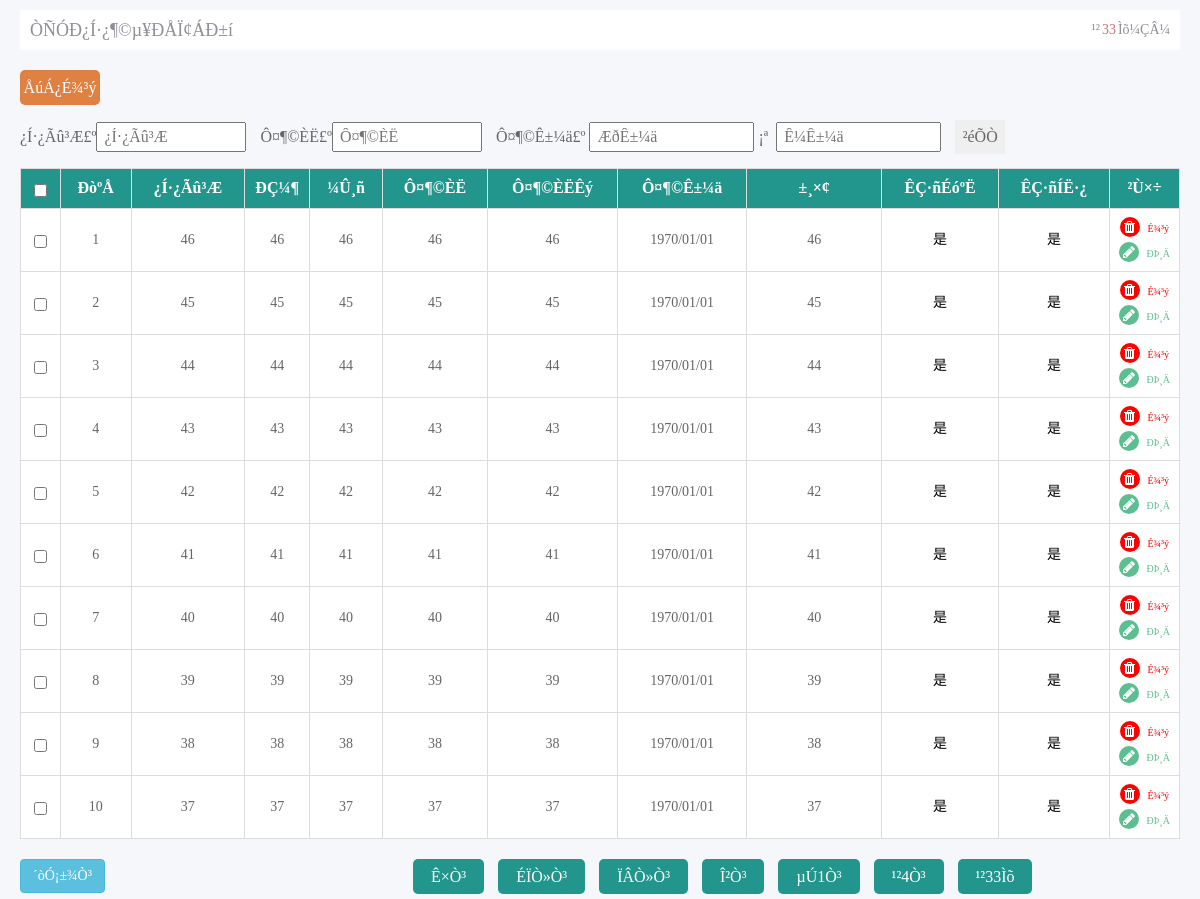
Screenshot of /check_goods.php with the database file from the repository.
### tables this page shows
CREATE TABLE `jiudianyuding` (
  `id` int(11) NOT NULL AUTO_INCREMENT,
  `jiudianmingcheng` varchar(300) DEFAULT NULL,
  `xingji` varchar(50) DEFAULT NULL,
  `dianhua` varchar(50) DEFAULT NULL,
  `dizhi` varchar(300) DEFAULT NULL,
  `yudingren` varchar(50) DEFAULT NULL,
  `yudingshijian` varchar(50) DEFAULT NULL,
  `yudingrenshu` varchar(50) DEFAULT NULL,
  `beizhu` varchar(500) DEFAULT NULL,
  `addtime` timestamp NOT NULL DEFAULT CURRENT_TIMESTAMP,
  `room_id` int(11) DEFAULT NULL,
  `leave` varchar(5) NOT NULL DEFAULT '否',
  `issh` varchar(10) DEFAULT '否',
  PRIMARY KEY (`id`)
);

### check_goods.php (the view, shortened to what this page needs)
<?php
$name=$_GET['name'];
$personal=$_GET['personal'];
$start=$_GET['time_start'];
$end=$_GET['time_end'];
?>
<!DOCTYPE html PUBLIC "-//W3C//DTD XHTML 1.0 Transitional//EN" "http://www.w3.org/TR/xhtml1/DTD/xhtml1-transitional.dtd">
<html xmlns="http://www.w3.org/1999/xhtml">
<head>
<link rel="stylesheet" href="css/bootstrap.min.css" />
<link rel="stylesheet" href="css/jquery.mCustomScrollbar.min.css" />
<link rel="stylesheet" href="css/custom.css" />
<link rel="stylesheet" href="css/demo_add.css" />
<link rel="stylesheet" href="css/font-awesome.min.css" />
<link rel="stylesheet" href="css/style.css" />
<link rel="stylesheet" href="css/zane-calendar.css" />
</head>
<body class="check_news_body">
<div class="staff_list">
	<div class="clearfix admin_con_top">
    	<h2 class="fl">ÒÑÓÐ¿Í·¿¶©µ¥ÐÅÏ¢ÁÐ±í</h2>
        <?php
			$sql="select * from jiudianyuding where 1=1";
			$query=mysql_query($sql);
			$rowscount=mysql_num_rows($query);
		?>
        <p class="fr">¹²<span><?php echo $rowscount;?></span>Ìõ¼ÇÂ¼</p>
    </div>
    <p class=" all_del" id="all_del" onclick="deleteSelected()">ÅúÁ¿É¾³ý</p>
    <form id="form1" name="form1" method="get" action="">
        ¿Í·¿Ãû³Æ£º<input name="name" type="text" id="name" class="m_r_10 p_l_6" style="width:150px;" autocomplete="off" placeholder="¿Í·¿Ãû³Æ" placeholder="¿Í·¿Ãû³Æ" value="<?php echo $name;?>"/>
        Ô¤¶©ÈË£º<input name="personal" type="text" id="personal" class="m_r_10 p_l_6" style="width:150px;" autocomplete="off" placeholder="Ô¤¶©ÈË" placeholder="Ô¤¶©ÈË" value="<?php echo $personal;?>"/>
        Ô¤¶©Ê±¼ä£º
        <input name="time_start" type="text" id="zane-calendar" readonly style="cursor:pointer;width:165px;" class="p_l_6"  autocomplete="off" placeholder="ÆðÊ±¼ä"/>&nbsp;¡ª&nbsp;
        <input name="time_end" type="text" id="zane-calendar-2" readonly style="cursor:pointer;width:165px;" class="m_r_10 p_l_6" autocomplete="off" placeholder="Ê¼Ê±¼ä"/>
        <input type="submit" name="Submit" value="²éÕÒ" class="check_btn"/>
    </form>
  <?php
    $sql="select * from jiudianyuding where 1=1";
	$sql=$sql." order by id desc";
	$query=mysql_query($sql);
  	$rowscount=mysql_num_rows($query);
  if($rowscount==0)
  {
	  ?>
     <div class="date_null">±§Ç¸£¬ÄúµÄ²éÑ¯½á¹ûÎª¿Õ</div>
     <?php
	}
  else
  {
  $pagelarge=10;
  $pagecurrent=$_GET["pagecurrent"];
  if($rowscount%$pagelarge==0)
  {
		$pagecount=$rowscount/$pagelarge;
  }
  else
  {
   		$pagecount=intval($rowscount/$pagelarge)+1;
  }
  if($pagecurrent=="" || $pagecurrent<=0)
{
	$pagecurrent=1;
}
	$sum=$pagecurrent*$pagelarge;
	?>
    <table class="table table-bordered table-hover">
      <tr>
        <th><input type="checkbox" name="" id="checkall" value="" onclick="checkall();"/></th>
        <th>ÐòºÅ</th>
        <th>¿Í·¿Ãû³Æ</th>
        <th style="width:65px;">ÐÇ¼¶</th>
        <th>¼Û¸ñ</th>
        <th>Ô¤¶©ÈË</th>
        <th>Ô¤¶©ÈËÊý</th>
        <th>Ô¤¶©Ê±¼ä</th>
        <th style="width:135px;">±¸×¢</th>
        <th>ÊÇ·ñÉóºË</th>
        <th>ÊÇ·ñÍË·¿</th>
        <th>²Ù×÷</th>
      </tr>
    <?php
	for($i=$pagecurrent*$pagelarge-$pagelarge;$i<$sum;$i++)
{
  ?>
  <tr>
  	<td><input type="checkbox" name="" id="" data-id="<?php echo mysql_result($query,$i,id);?>" value="" class="sel_btn"/></td>
    <td><?php echo $i+1;?></td>
    <td><?php echo mysql_result($query,$i,name);?></td>
    <td><?php echo mysql_result($query,$i,grade);?></td>
    <td><?php echo mysql_result($query,$i,price);?></td>
    <td><?php echo mysql_result($query,$i,personal);?></td>
    <td><?php echo mysql_result($query,$i,number);?></td>
    <td><?php echo date("Y/m/d",strtotime(mysql_result($query,$i,time)));?></td>
    <td><?php echo mysql_result($query,$i,remarks);?></td>
    <td>
        <a href="<?php if(mysql_result($query,$i,issh) == 'ÊÇ'){?>javascript:;<?php }else{?>sh.php?id=<?php echo mysql_result($query,$i,id);?>&amp;yuan=<?php echo mysql_result($query,$i,issh);?>&tablename=jiudianyuding<?php }?>" class="<?php if(mysql_result($query,$i,issh)=='ÊÇ'){?>text_ccc<?php }?>"><?php echo mysql_result($query,$i,issh);?>
        </a>
    </td>
    <td>
    	<a href="<?php if(mysql_result($query,$i,leave) == 'ÊÇ'){?>javascript:;<?php }else{?>leave_goods.php?id=<?php echo mysql_result($query,$i,'id');?>&amp;yuan=<?php echo mysql_result($query,$i,leave);?>&tablename=jiudianyuding&issh=<?php echo mysql_result($query,$i,issh);?>&room_id=<?php echo mysql_result($query,$i,room_id);?><?php }?>" class="<?php if(mysql_result($query,$i,leave)=='ÊÇ'){?>text_ccc<?php }?>"><?php echo mysql_result($query,$i,leave);?>
        </a>
    </td>
    <td>
    	<a href="del.php?id=<?php echo mysql_result($query,$i,"id");?>&tablename=jiudianyuding" onClick="return confirm('ÕæµÄÒªÉ¾³ý£¿')">
        	<i class="fa fa-trash b_r b_red material-icons m_b_5"></i>
            <span class="text_red">É¾³ý<span>
        </a>
        <a href="<?php if(mysql_result($query,$i,leave) == 'ÊÇ'){?>javascript:;<?php }else{?>update_goods.php?id=<?php echo mysql_result($query,$i,id);?><?php }?>">
        	<i class="fa fa-pencil b_r material-icons <?php if(mysql_result($query,$i,leave) == 'ÊÇ'){?>b_ccc<?php }else{?>b_gree<?php }?>"></i>
            <span class="<?php if(mysql_result($query,$i,leave) == 'ÊÇ'){?>text_ccc<?php }else{?>text_gree<?php }?>">ÐÞ¸Ä<span>
        </a>
   	</td>
  </tr>
  	<?php
	}
}
?>
</table>
<?php
  if($rowscount > 10)
  {
	  ?>
        <div class="clearfix news_list_page">
            <p class="fl">
              <input type="button" class="btn btn-info"" name="Submit2" onClick="javascript:window.print();" value="´òÓ¡±¾Ò³" />
            </p>
            <p class="fr news_list_page_p">
               <a href="check_goods.php?pagecurrent=1&name=<?php echo $name;?>&personal=<?php echo $personal;?>&time_start=<?php echo $start;?>&time_end=<?php echo $end;?>">Ê×Ò³</a>
                <a href="check_goods.php?pagecurrent=<?php echo $pagecurrent-1;?>&name=<?php echo $name;?>&personal=<?php echo $personal;?>&time_start=<?php echo $start;?>&time_end=<?php echo $end;?>">ÉÏÒ»Ò³</a>
                <a href="check_goods.php?pagecurrent=<?php echo $pagecurrent+1;?>&name=<?php echo $name;?>&personal=<?php echo $personal;?>&time_start=<?php echo $start;?>&time_end=<?php echo $end;?>">ÏÂÒ»Ò³</a>
                <a href="check_goods.php?pagecurrent=<?php echo $pagecount;?>&name=<?php echo $name;?>&personal=<?php echo $personal;?>&time_start=<?php echo $start;?>&time_end=<?php echo $end;?>">Î²Ò³</a>
                <span>µÚ<?php echo $pagecurrent;?>Ò³</span>
                <span>¹²<?php echo $pagecount;?>Ò³</span>
                <span>¹²<?php echo $rowscount;?>Ìõ</span>
            </p>
        </div>
        <?php }?>
</div>
</body>
</html>

### css/demo_add.css (style rules this page uses)
body, html { font-size: 100%; padding: 0; margin: 0; }
*, *:after, *:before { -webkit-box-sizing: border-box; -moz-box-sizing: border-box; box-sizing: border-box; }
.clearfix:before, .clearfix:after { content: " "; display: table; }
.clearfix:after { clear: both; }
body { background: #494A5F; color: #D5D6E2; font-weight: 500; font-size: 1.05em; font-family: "Microsoft YaHei","Segoe UI", "Lucida Grande", Helvetica, Arial,sans-serif; }

### css/style.css (style rules this page uses)
body, html,div, dl, dt, dd, ul, ol, li, h1, h2, h3, h4, h5, h6, pre, form, fieldset, input, p, blockquote, th, td { margin:0; padding:0; box-sizing: border-box; }
body { font-size:16px; color:#666; font-family: Microsoft YaHei,SimSun; background: #fff; }
body td { font-size: 12px }
.m_r_10 { margin-right:10px; }
.p_l_6 { padding-left:6px; height:30px; line-height:30px; }
.check_btn { width: 50px; text-align: center; height: 38px; display: inline-block; border: 0; cursor: pointer; padding-left:0px !important; }
textarea, input, button, select { outline: none; }
a { color:#666; text-decoration: none; }
a:link { color: #000; text-decoration:none; }
.fl { float: left; }
.fr { float: right; }
.clearfix:after { content:""; display:block; height:0; clear:both; visibility:hidden; }
.clearfix { zoom:1; }
.b_r { display:inline-block; width:20px; height:20px; border-radius:50%; -webkit-border-radius:50%; -moz-border-radius:50%; -ms-border-radius:50%; padding:3px 6px 4px 4px; color:#fff; margin-right:4px; }
.m_b_5 { margin-bottom:5px; }
.b_red { background:red; }
.text_red { font-size:10px; color:red !important; }
.b_gree { background:#5dbe92; }
.text_gree { font-size:10px; color:#5dbe92 !important; }
.add_news_body,.check_news_body { background:#f6f7fb; height:100%; }
.add_admin,.add_news,.check_news_list,.staff_list { padding:10px 20px 5px 20px; background:#f6f7fb; height:100%; }
.admin_con_top { background:#fff; height:40px; line-height:40px; color:#8e9198; padding:0px 10px; margin-bottom:20px; }
.admin_con_top>h2 { font-weight:normal; font-size:18px; line-height:40px; width:50%; }
.admin_con_top>p { font-size:14px; width:40%; text-align:right; }
.admin_con_top>p>span { color:#c8716f; margin:0px 2px; }
.all_del { width:80px; text-align:center; background:#df8143; height:35px; line-height:35px; border-radius:5px; -webkit-border-radius:5px; -moz-border-radius:5px; -ms-border-radius:5px; cursor:pointer; color:#fff; -moz-user-select:none; -webkit-user-select:none; -ms-user-select:none; -khtml-user-select:none; -o-user-select:none; user-select:none; }
tr>th { background:#22968d; color:#fff; text-align:center; }
.staff_list td { text-align:center; font-size:14px; }
.table > tbody > tr > td, .table > tbody > tr > th, .table > tfoot > tr > td, .table > tfoot > tr > th, .table > thead > tr > td, .table > thead > tr > th { padding: 8px; line-height: 1.42857143; vertical-align:middle; border-top: 1px solid #ddd; }
.news_list_page { height:35px; line-height:35px; }
.news_list_page>p:first-of-type { width:85px; line-height:35px; }
.news_list_page>p:last-of-type { width:767px; line-height:35px; }
.news_list_page_p>a,.news_list_page_p>span { display:inline-block; padding:0px 18px; color:#fff !important; background:#22968d; border-radius:5px; -moz-border-radius:5px; -webkit-border-radius:5px; -ms-border-radius:5px; margin-right:10px; }
.staff_list>form { padding-top:10px; margin-bottom:10px; line-height:43px; }
.staff_list>form input { padding-left:6px; outline:none; height:30px; line-height:30px; }
.staff_list>form input:last-of-type { padding-left:0px; width:50px; text-align:center; height:34px; line-height:30px; }
.staff_list td>a { display:block; }
.staff_list th:last-of-type { width:70px; }
tr>td { background:#fff; }

### css/zane-calendar.css (style rules this page uses)
* { padding: 0; margin: 0; }

### rows the page displays
jiudianyuding: id "46", id "1970/01/01", issh "是", leave "是"
jiudianyuding: id "45", id "1970/01/01", issh "是", leave "是"
jiudianyuding: id "44", id "1970/01/01", issh "是", leave "是"
jiudianyuding: id "43", id "1970/01/01", issh "是", leave "是"
jiudianyuding: id "42", id "1970/01/01", issh "是", leave "是"
jiudianyuding: id "41", id "1970/01/01", issh "是", leave "是"
jiudianyuding: id "40", id "1970/01/01", issh "是", leave "是"
jiudianyuding: id "39", id "1970/01/01", issh "是", leave "是"
jiudianyuding: id "38", id "1970/01/01", issh "是", leave "是"
jiudianyuding: id "37", id "1970/01/01", issh "是", leave "是"

### other values shown
$rowscount "33"
$pagecurrent "1"
$pagecount "4"
